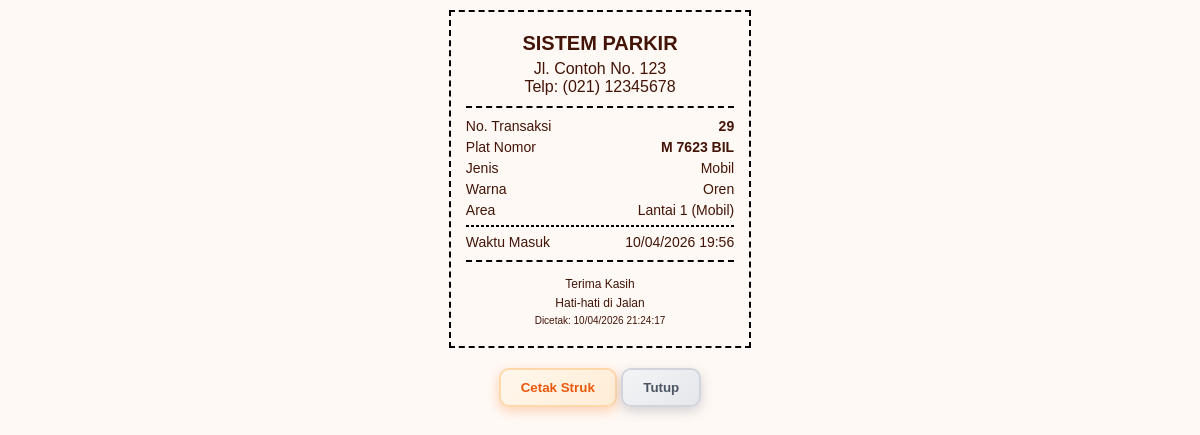
Screenshot of /index.php?c=Transaksi&m=struk&id=29 (signed in) with the database file from the repository.
### tables this page shows
CREATE TABLE `tb_transaksi` (
  `id_parkir` int NOT NULL,
  `id_kendaraan` int NOT NULL,
  `id_area` int NOT NULL,
  `id_tarif` int DEFAULT NULL,
  `id_user` int DEFAULT NULL,
  `waktu_masuk` datetime NOT NULL DEFAULT CURRENT_TIMESTAMP,
  `waktu_keluar` datetime DEFAULT NULL,
  `durasi_jam` int DEFAULT NULL,
  `biaya_total` decimal(10,0) DEFAULT '0',
  `metode_bayar` varchar(50) DEFAULT 'Tunai',
  `status` enum('masuk','keluar') DEFAULT 'masuk'
);

CREATE TABLE `tb_kendaraan` (
  `id_kendaraan` int NOT NULL,
  `plat_nomor` varchar(20) NOT NULL,
  `jenis_kendaraan` varchar(50) NOT NULL,
  `warna` varchar(50) DEFAULT NULL,
  `pemilik` varchar(100) DEFAULT NULL,
  `id_user` int DEFAULT NULL
);

CREATE TABLE `tb_area_parkir` (
  `id_area` int NOT NULL,
  `nama_area` varchar(100) NOT NULL,
  `kapasitas` int NOT NULL,
  `terisi` int DEFAULT '0'
);

### views/transaksi/struk.php (the view, shortened to what this page needs)
<!DOCTYPE html>
<html>
<head>
</head>
<body>
    <div class="struk">
        <div class="header">
            <h2>SISTEM PARKIR</h2>
            <p style="margin: 0;">Jl. Contoh No. 123</p>
            <p style="margin: 0;">Telp: (021) 12345678</p>
        </div>
        <div class="content">
            <div class="row">
                <span>No. Transaksi</span>
                <span><strong><?= $data['id_parkir'] ?></strong></span>
            </div>
            <div class="row">
                <span>Plat Nomor</span>
                <span><strong><?= strtoupper($data['plat_nomor']) ?></strong></span>
            </div>
            <div class="row">
                <span>Jenis</span>
                <span><?= ucfirst($data['jenis_kendaraan']) ?></span>
            </div>
            <div class="row">
                <span>Warna</span>
                <span><?= ucfirst($data['warna']) ?></span>
            </div>
            <div class="row">
                <span>Area</span>
                <span><?= $data['nama_area'] ?></span>
            </div>
            <hr style="border: 1px dashed #000;">
            <div class="row">
                <span>Waktu Masuk</span>
                <span><?= date('d/m/Y H:i', strtotime($data['waktu_masuk'])) ?></span>
            </div>
        </div>
        <div class="footer">
            <p style="margin: 5px 0;">Terima Kasih</p>
            <p style="margin: 5px 0;">Hati-hati di Jalan</p>
            <p style="margin: 5px 0; font-size: 10px;">Dicetak: <?= date('d/m/Y H:i:s') ?></p>
        </div>
    </div>
    <div class="no-print" style="text-align: center; margin-top: 20px;">
        <link rel="stylesheet" href="assets/css/halaman.css">
        <button onclick="window.print()" class="btn btn-orange px-4 py-2 me-2">
            <i class="fas fa-print me-2"></i>Cetak Struk
        </button>
        <button onclick="window.close()" class="btn btn-secondary px-4 py-2">
            <i class="fas fa-times me-2"></i>Tutup
        </button>
    </div>
</body>
</html>

### assets/css/halaman.css (style rules this page uses)
:root { --sidebar-width: 280px; --bg-body: #fff9f5; --bg-sidebar: #ffffff; --accent-color: #f97316; --accent-light: #fff7ed; --text-main: #431407; --text-muted: #9a3412; --border-color: #fed7aa; }
body { font-family: 'Plus Jakarta Sans', sans-serif; background-color: var(--bg-body) !important; color: var(--text-main); }
.btn-orange { background: linear-gradient(135deg, #fff7ed, #ffedd5) !important; color: #ea580c !important; border: 2px solid #fed7aa !important; border-radius: 10px; border: none; padding: 10px 20px; font-weight: 600; transition: all 0.3s ease; box-shadow: 0 4px 12px rgba(249, 115, 22, 0.3); }
.btn-secondary { background: linear-gradient(135deg, #f3f4f6, #e5e7eb) !important; color: #4b5563 !important; border: 2px solid #d1d5db !important; border-radius: 10px; padding: 10px 20px; font-weight: 600; transition: all 0.3s ease; box-shadow: 0 4px 12px rgba(107, 114, 128, 0.3); }

### views/transaksi/struk.php (style rules this page uses)
body { font-family: 'Courier New', monospace; width: 80mm; margin: 0 auto; padding: 10px; }
.struk { border: 2px dashed #000; padding: 15px; }
.header { text-align: center; border-bottom: 2px dashed #000; padding-bottom: 10px; margin-bottom: 10px; }
.header h2 { margin: 5px 0; font-size: 20px; }
.content { font-size: 14px; }
.row { display: flex; justify-content: space-between; margin: 5px 0; }
.footer { text-align: center; border-top: 2px dashed #000; padding-top: 10px; margin-top: 10px; font-size: 12px; }
.no-print { text-align: center; margin-top: 20px; }
.no-print button { transition: all 0.3s ease; }

### rows the page displays
tb_transaksi: id_parkir "29", id_kendaraan.plat_nomor "M 7623 BIL", id_kendaraan.jenis_kendaraan "Mobil", id_kendaraan.warna "Oren", id_area.nama_area "Lantai 1 (Mobil)", waktu_masuk "10/04/2026 19:56"
